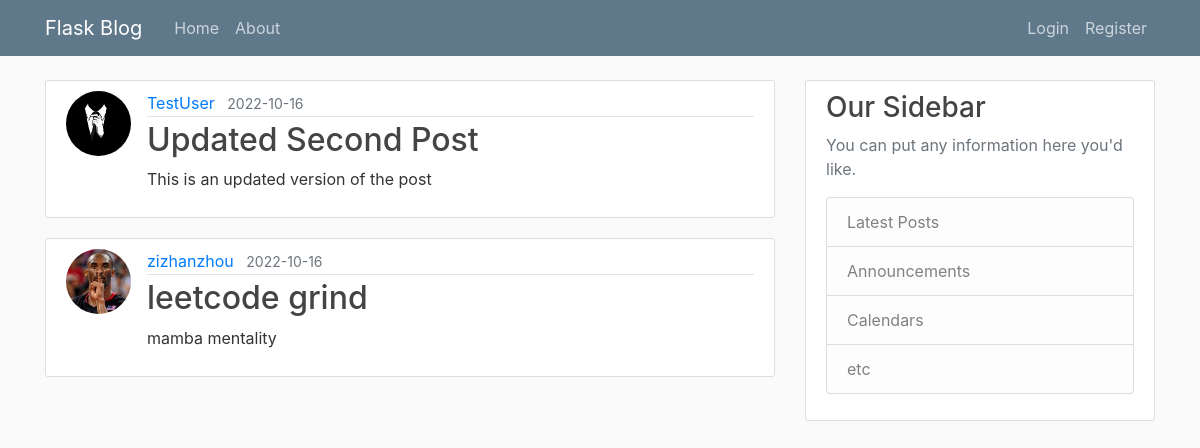
Page /home on the earlier database version.
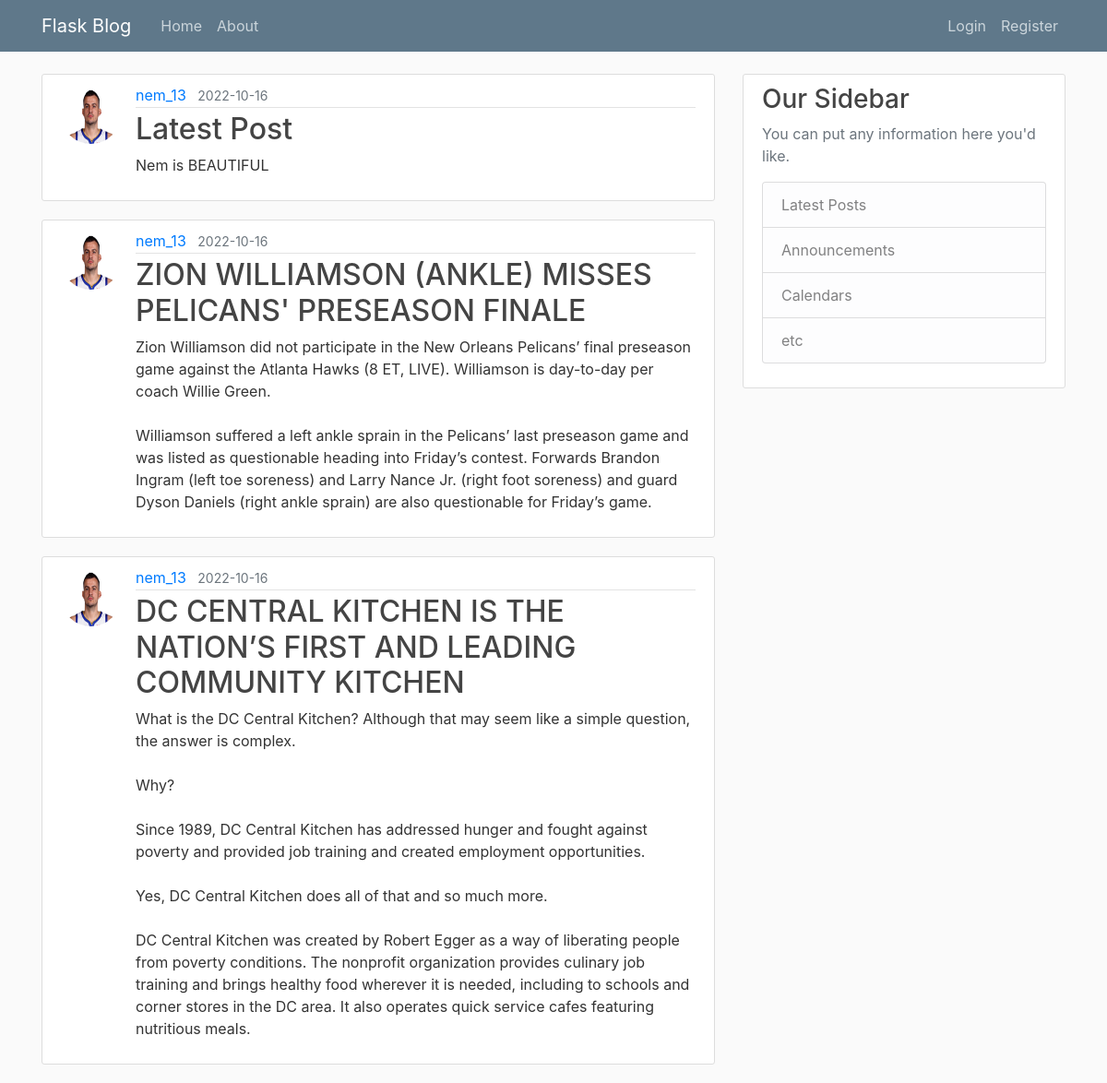
Same page on the later database version.
### flaskblog/models.py (models this page shows, shortened)
class Post(db.Model):
    id = db.Column(db.Integer, primary_key=True)
    title = db.Column(db.String(100), nullable=False)
    date_posted = db.Column(db.DateTime, nullable=False, default=datetime.utcnow)
    content = db.Column(db.Text, nullable=False)
    user_id = db.Column(db.Integer, db.ForeignKey('user.id'), nullable=False)

class User(db.Model, UserMixin):
    id = db.Column(db.Integer, primary_key=True)
    username = db.Column(db.String(20), unique=True, nullable=False)
    email = db.Column(db.String(120), unique=True, nullable=False)
    image_file = db.Column(db.String(20), nullable=False, default='default.jpg')
    password = db.Column(db.String(60), nullable=False)
    posts = db.relationship('Post', backref='author', lazy=True)

### flaskblog/routes.py (the view)
@app.route("/")
@app.route("/home")
def home():
    page = request.args.get('page', 1, type=int)
    posts = Post.query.order_by(Post.date_posted.desc()).paginate(page=page, per_page=3)
    return render_template('home.html', posts=posts)

### flaskblog/templates/home.html
{% extends "layout.html" %}
{% block content %}
    {% for post in posts%}
    <article class="media content-section">
        <img class="rounded-circle article-img" src="{{ url_for('static', filename='profile_pics/' + post.author.image_file) }}">
        <div class="media-body">
          <div class="article-metadata">
            <a class="mr-2" href="#">{{ post.author.username }}</a>
            <small class="text-muted">{{ post.date_posted.strftime('%Y-%m-%d') }}</small>
          </div>
          <h2><a class="article-title" href="{{ url_for('post', post_id=post.id) }}">{{ post.title }}</a></h2>
          <p class="article-content">{{ post.content }}</p>
        </div>
    </article>
    {% endfor%}
{% endblock content %}

Differences in the rows shown:
no longer on this page (row unchanged): Post: image_file (placeholder picture), author.username "TestUser", date_posted "2022-10-16", title "Updated Second Post", content "This is an updated version of the post"
no longer on this page (row unchanged): Post: image_file (picture), author.username "zizhanzhou", date_posted "2022-10-16", title "leetcode grind", content "mamba mentality"
added Post: image_file (picture), author.username "nem_13", date_posted "2022-10-16", title "Latest Post", content "Nem is BEAUTIFUL"
added Post: image_file (picture), author.username "nem_13", date_posted "2022-10-16", title "ZION WILLIAMSON (ANKLE) MISSES PELICANS' PRESEASON FINALE", content "Zion Williamson did not participate in the New Orleans Pelicans’ final preseason game against the Atlanta Hawks (8 ET, LIVE). Williamson is day-to-day per coach Willie Green. Williamson suffered a left ankle sprain in the Pelicans’ last preseason game and was listed as questionable heading into Friday’s contest. Forwards Brandon Ingram (left toe soreness) and Larry Nance Jr. (right foot soreness) and guard Dyson Daniels (right ankle sprain) are also questionable for Friday’s game."
added Post: image_file (picture), author.username "nem_13", date_posted "2022-10-16", title "DC CENTRAL KITCHEN IS THE NATION’S FIRST AND LEADING COMMUNITY KITCHEN", content "What is the DC Central Kitchen? Although that may seem like a simple question, the answer is complex. Why? Since 1989, DC Central Kitchen has addressed hunger and fought against poverty and provided job training and created employment opportunities. Yes, DC Central Kitchen does all of that and so much more. DC Central Kitchen was created by Robert Egger as a way of liberating people from poverty conditions. The nonprofit organization provides culinary job training and brings healthy food wherever it is needed, including to schools and corner stores in the DC area. It also operates quick service cafes featuring nutritious meals."
